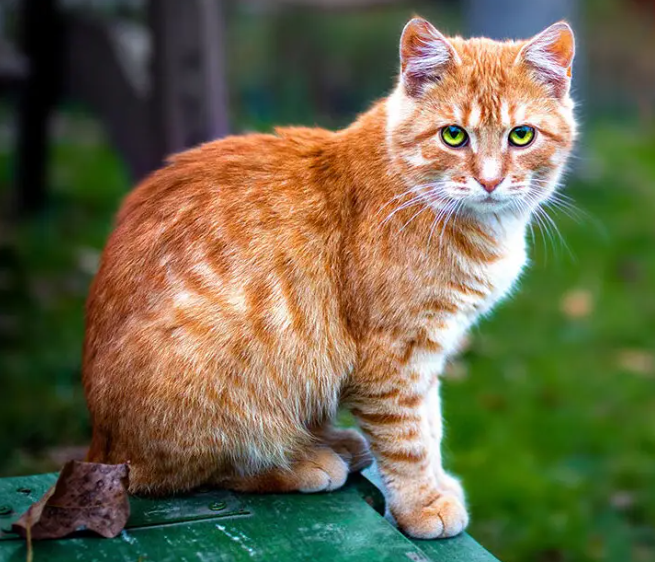
#> input picture image.png, 655 x 562 px
$ python Progetto_2.py
#> lines starting #> are read from the running program, lines starting #| are printed output that depends on the picture; after the words box and inside, x2 and y2 are one past the last pixel; in counts of white or black regions, pixels touching at a corner belong together
import cv2

# 1. Carica l'immagine
img_path = 'image.png'  # Sostituisci con il percorso della tua immagine
image = cv2.imread(img_path)
#> image is the input picture: shape (562, 655, 3); mean B, G, R 72.8, 102.5, 107

# 2. Controlla se l'immagine è stata caricata correttamente
if image is None:
    print("Errore nel caricamento dell'immagine.")
else:
    # 3. Converti l'immagine a scala di grigi
    gray_image = cv2.cvtColor(image, cv2.COLOR_BGR2GRAY)
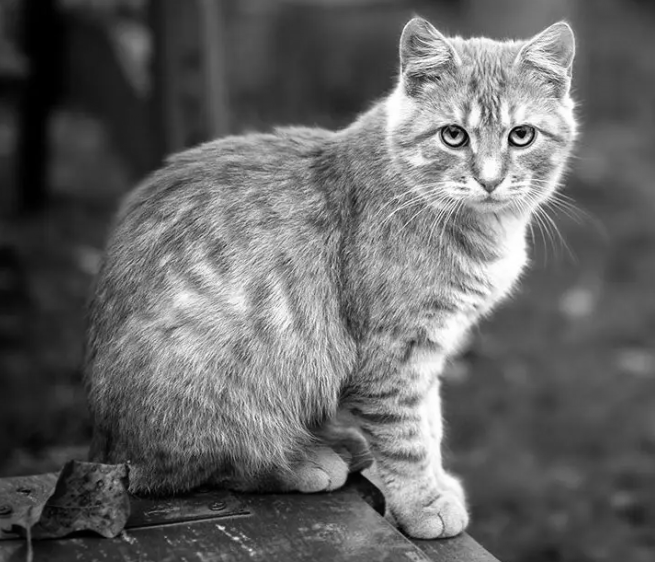
#> gray_image: shape (562, 655); min 0, max 255, mean 100.4

    # 4. Applica un filtro di sfocatura
    blurred_image = cv2.GaussianBlur(gray_image, (5, 5), 0)

    # 5. Rileva i bordi utilizzando Canny
    edges = cv2.Canny(blurred_image, 100, 200)
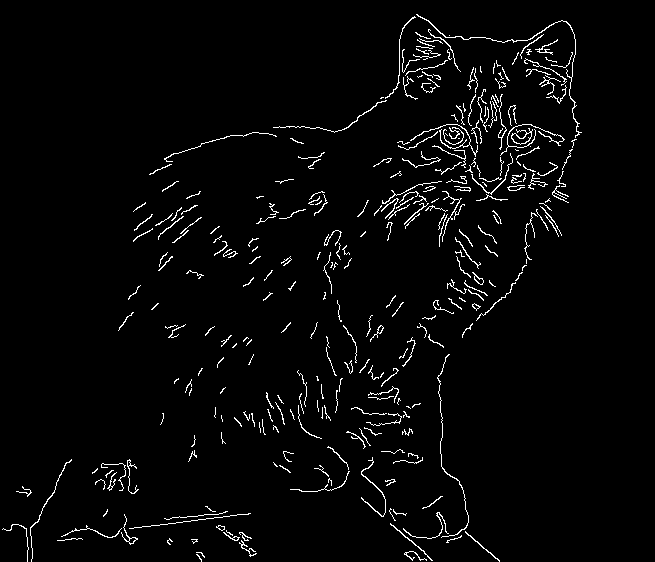
#> edges: shape (562, 655); 2.8% white in thin lines or dots, all inside (x1, y1, x2, y2) = (2, 14, 582, 562)

    # 6. Visualizza le immagini
    cv2.imshow('Immagine Originale', image)
    cv2.imshow('Immagine Grigia', gray_image)
    cv2.imshow('Immagine Sfocata', blurred_image)
    cv2.imshow('Bordi Rilevati', edges)

    # Aspetta che l'utente prema un tasto
    cv2.waitKey(0)

    # 7. Chiudi tutte le finestre
    cv2.destroyAllWindows()
